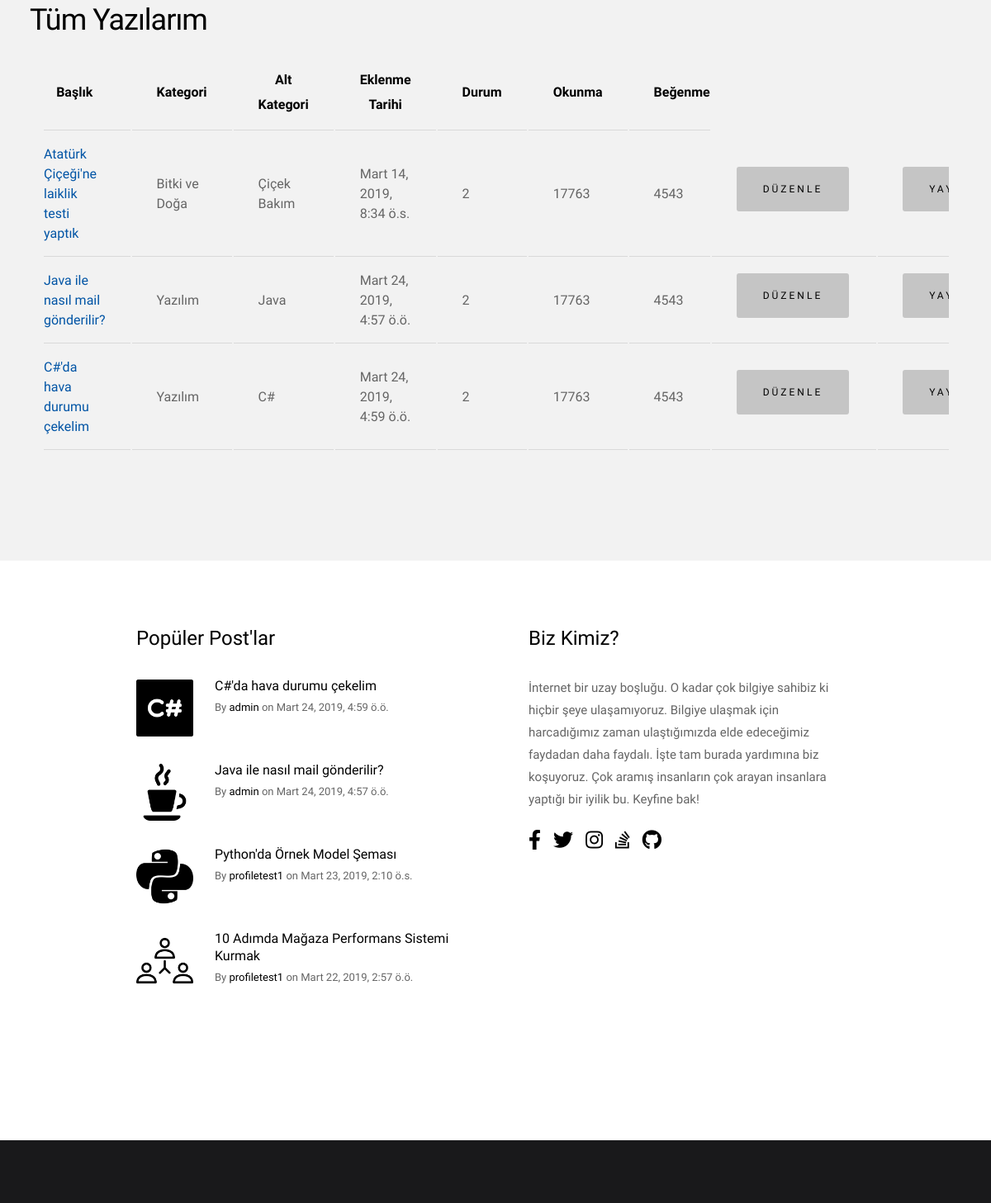
The page /my_profile/ (signed in, middle part) on the database as committed earlier.
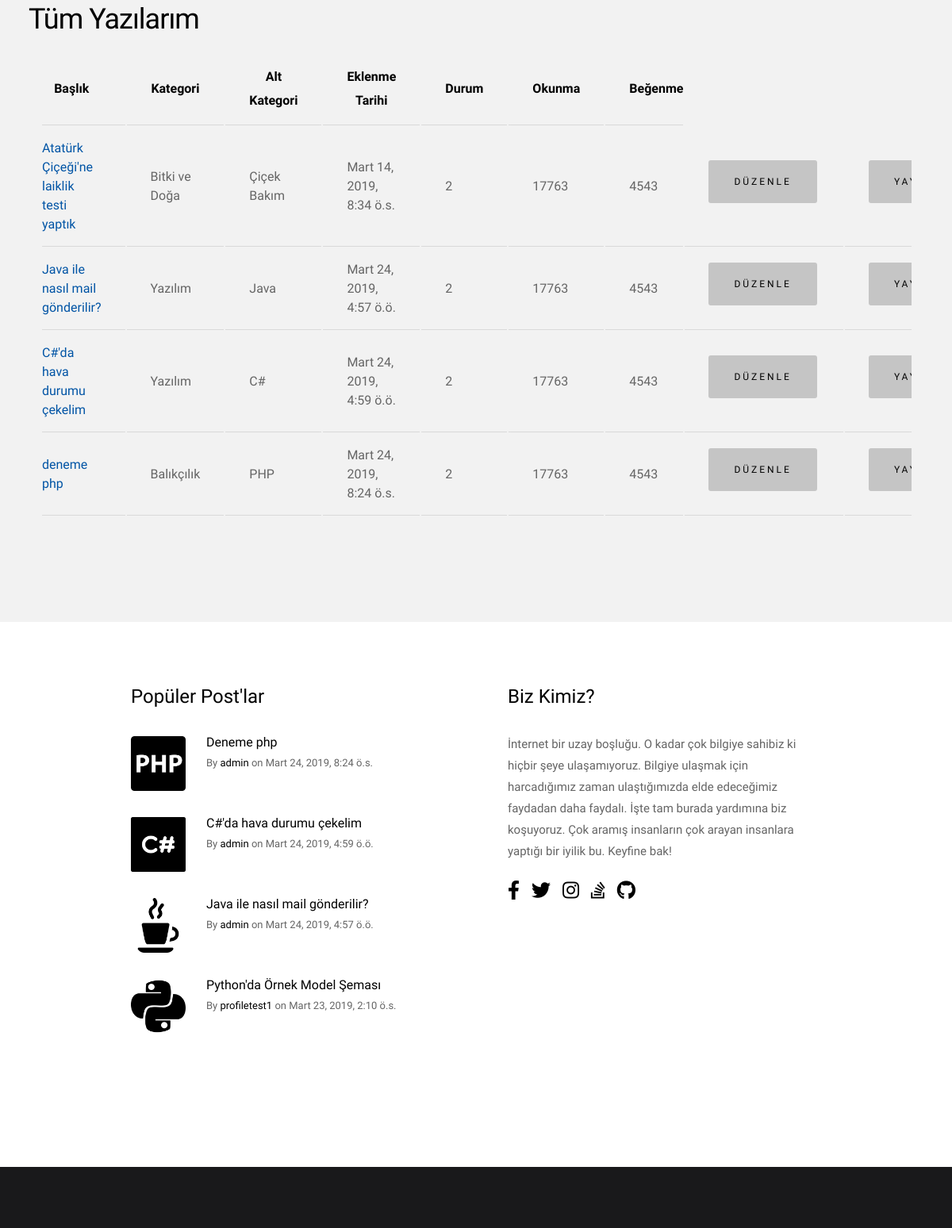
The same page on the database as committed later.
### blog/models.py (models this page shows, shortened)
class Post(models.Model):
    author = models.ForeignKey("auth.User", on_delete=models.CASCADE, verbose_name="Author")
    category = models.ForeignKey("Category", on_delete=models.CASCADE, verbose_name="Category Name")
    sub_category = models.ForeignKey("SubCategory", on_delete=models.CASCADE, verbose_name="Sub-Category Name",
                                     related_name="sub_category")
    title = models.CharField(max_length=50, verbose_name="Post Title")
    slug = models.SlugField(max_length=55, blank=True, null=True)
    description = RichTextField(max_length=100000, null=False)
    image = models.ImageField(upload_to='story_images/', null=True, blank=True,
                              default='')
    created_date = models.DateTimeField(auto_now_add=True, verbose_name="Created Date")
    updated_date = models.DateTimeField(blank=True, null=True, verbose_name="Updated Date")
    verified_date = models.DateTimeField(auto_now_add=True, verbose_name="Verified Date")
    STATUS_DRAFT = 1
    STATUS_PUBLISHED = 2
    STATUS_ARCHIVED = 3
    STATUS_DEACTIVATED = 4
    STATUSES = (
        (STATUS_DRAFT, 'Taslak'),
        (STATUS_PUBLISHED, 'Yayında'),
        (STATUS_ARCHIVED, 'Arşivlendi'),
        (STATUS_DEACTIVATED, 'Kaldırıldı')
    )
    active_post = models.SmallIntegerField(choices=STATUSES, default="2")
    tag = models.ManyToManyField(SubCategory)

class Category(models.Model):
    category_name = models.CharField(max_length=50, verbose_name="Category Name")
    def __str__(self):
        return self.category_name

class SubCategory(models.Model):
    category_name = models.ForeignKey(Category, on_delete=models.CASCADE, null=True, related_name='subcategories')
    sub_category_name = models.CharField(max_length=50, verbose_name="Sub-Category Name")
    sub_category_image = models.FileField(upload_to='sub_category_images/', null=True, blank=True)
    def __str__(self):
        return self.sub_category_name

### base_pages/views.py (the view)
# urls.py: path('my_profile/', base_pages_view.my_profile, name="my_profile"),
@login_required
def my_profile(request):
    posts = Post.objects.filter(author=request.user)
    context = {
        "posts": posts
    }
    return render(request, "profile_pages/my_profile.html", context)

### base_pages/views.py (called while the page is built)
def categories(request):
    categories = Category.objects.all()
    context = {
        "categories": categories,
    }
    return context

def footerpost(request):
    footer_post = Post.objects.filter(active_post="2").order_by('-created_date')
    context = {
        "footer_post": footer_post,
    }
    return context

### blog/templatetags/my_filters.py (called while the page is built)
@register.filter()
def upfirstletter(value):
    first = value[0] if len(value) > 0 else ''
    remaining = value[1:] if len(value) > 1 else ''
    return first.upper() + remaining

### templates/profile_pages/my_profile.html (shortened to what this page needs)
{% extends "base/layout.html" %}
{% load static %}
{% block body %}
    <section class="s-content" style="padding-top: 0px">
        <section id="styles" class="s-styles">
            <br>
            <div class="row add-bottom">
                <h1>Tüm Yazılarım</h1>
                <div class="col-twelve">
                    <div class="table-responsive">
                        <table>
                            <thead>
                            <tr>
                                <th style="text-align: center">Başlık</th>
                                <th style="text-align: center">Kategori</th>
                                <th style="text-align: center">Alt Kategori</th>
                                <th style="text-align: center">Eklenme Tarihi</th>
                                <th style="text-align: center">Durum</th>
                                <th style="text-align: center">Okunma</th>
                                <th style="text-align: center">Beğenme</th>
                            </tr>
                            </thead>
                            <tbody>
                            {% for post in posts %}
                                <tr>
                                    <td><a href="{% url 'posts:detail' slug=post.slug %}">{{ post.title }}</a></td>
                                    <td>{{ post.category }}</td>
                                    <td>{{ post.sub_category }}</td>
                                    <td>{{ post.created_date }}</td>
                                    <td>{{ post.active_post }}</td>
                                    <td>17763</td>
                                    <td>4543</td>
                                    <td><a href="{% url 'posts:update' slug=post.slug %}"
                                           class="btn btn-info">Düzenle</a></td>
                                    <td><a href="{% url 'posts:delete' slug=post.slug %}" class="btn btn-info">Yayından Kaldır</a>
                                    </td>
                                </tr>
                            {% endfor %}
                            </tbody>
                        </table>
                    </div>
                </div>
            </div>
        </section>
    </section>
{% endblock body %}

### templates/base/layout.html (shortened to what this page needs)
<!DOCTYPE html>
{% load static %}
<head>
    {% include 'base/components/head.html' %}
</head>
<body>
{% include 'base/components/navbar.html' %}
<div id="all">
    {% block body %}
    {% endblock body %}
</div>
{% include 'base/components/s-extra-footer-top.html' %}
{% include 'base/components/footer.html' %}
{% include 'base/components/scripts.html' %}
</body>

### templates/base/components/head.html (shortened to what this page needs)
{% load static %}
<link rel="stylesheet" href="{% static 'css/base.css' %}">
<link rel="stylesheet" href="{% static 'css/vendor.css' %}">
<link rel="stylesheet" href="{% static 'css/main.css' %}">

### templates/base/components/navbar.html (shortened to what this page needs)
{% load static %}
<body id="top">
    {% url 'index' as current_url %}

### templates/base/components/s-extra-footer-top.html
{% load static %}
{% load my_filters %}
<section class="s-extra">
    <div class="row top">
        <div class="col-eight md-six tab-full popular">
            <h3>Popüler Post'lar</h3>
            <div class="block-1-2 block-m-full popular__posts">
                {% for post in footer_post|slice:":6" %}
                    <article class="col-block popular__post">
                        <a href="#0" class="popular__thumb">
                            <img src="{{ post.sub_category.sub_category_image.url }}" alt="">
                        </a>
                        <h5><a href="{% url 'posts:detail' slug=post.slug %}">{{ post.title|safe|upfirstletter }}</a></h5>
                        <section class="popular__meta">
                            <span class="popular__author"><span>By</span> <a href="{% url 'user:profile' slug=post.author %}">{{ post.author }}</a></span>
                            <span class="popular__date"><span>on</span> <time
                                    datetime="2017-12-19">{{ post.created_date }}</time></span>
                        </section>
                    </article>
                {% endfor %}
            </div>
        </div>
        <div class="col-four md-six tab-full about">
            <h3>Biz Kimiz?</h3>
            <p>
                İnternet bir uzay boşluğu. O kadar çok bilgiye sahibiz ki hiçbir şeye ulaşamıyoruz. Bilgiye ulaşmak için
                harcadığımız zaman ulaştığımızda elde edeceğimiz faydadan daha faydalı. İşte tam burada
                yardımına biz koşuyoruz. Çok aramış insanların çok arayan insanlara yaptığı bir iyilik bu. Keyfine bak!
            </p>
            <ul class="about__social">
                <li>
                    <a href="" target="_blank"><i class="fab fa-facebook-f"></i></a>
                </li>
                <li>
                    <a href="https://twitter.com/kolayinibul" target="_blank"><i class="fab fa-twitter"></i></a>
                </li>
                <li>
                    <a href="https://www.instagram.com/kolayinibul" target="_blank"><i class="fab fa-instagram"></i></a>
                </li>
                <li>
                    <a href="#0" target="_blank"><i class="fab fa-stack-overflow"></i></a>
                </li>
                <li>
                    <a href="" target="_blank"><i class="fab fa-github"></i></a>
                </li>
            </ul>
        </div>
    </div>
</section>

### templates/base/components/footer.html (shortened to what this page needs)
{% load static %}
<footer class="s-footer">
</footer>

### templates/base/components/preloader.html (shortened to what this page needs)
{% load static %}

### templates/base/components/scripts.html (shortened to what this page needs)
{% load static %}
<link rel="stylesheet"
      href="//cdnjs.cloudflare.com/ajax/libs/highlight.js/9.15.6/styles/default.min.css">
<link rel="stylesheet"
      href="//cdn.jsdelivr.net/gh/highlightjs/cdn-release@9.15.6/build/styles/default.min.css">
<link rel="stylesheet"
      href="//cdnjs.cloudflare.com/ajax/libs/highlight.js/9.12.0/styles/default.min.css">
<link rel="stylesheet" href="https://use.fontawesome.com/releases/v5.8.1/css/all.css">

### static/css/base.css (style rules this page uses)
body { margin: 0; }
article, aside, footer, header, nav, section { display: block; }
h1 { font-size: 2em; margin: 0.67em 0; }
img { border-style: none; }
*, *::before, *::after { box-sizing: inherit; }
body { font-weight: normal; line-height: 1; word-wrap: break-word; text-rendering: optimizeLegibility; -webkit-overflow-scrolling: touch; -webkit-text-size-adjust: none; }
body, input, button { -moz-osx-font-smoothing: grayscale; -webkit-font-smoothing: antialiased; }
img, video { max-width: 100%; height: auto; }
h1, h2, h3, h4, h5, h6 { -webkit-font-smoothing: auto; -webkit-font-smoothing: antialiased; -webkit-font-variant-ligatures: common-ligatures; -moz-font-variant-ligatures: common-ligatures; font-variant-ligatures: common-ligatures; text-rendering: optimizeLegibility; }
em, i { font-style: italic; line-height: inherit; }
ol, ul { list-style: none; }
li { display: block; }
a img { border: none; }
.row { width: 94%; max-width: 1200px; margin: 0 auto; }
.row:after { content: ""; display: table; clear: both; }
[class*="col-"] { float: left; padding: 0 20px; }
.col-four, .col-1-3 { width: 33.33333%; }
.col-eight, .col-2-3 { width: 66.66667%; }
.col-twelve, .col-full { width: 100%; }
@media only screen and (max-width: 1200px) { [class*="col-"] { padding: 0 15px; } }
@media only screen and (max-width: 1200px) { .md-six, .md-1-2 { width: 50%; } }
[class*="block-"]:after { content: ""; display: table; clear: both; }
.block-1-2 .col-block { width: 50%; }
.block-1-6 .col-block:nth-child(6n + 1), .block-1-5 .col-block:nth-child(5n + 1), .block-1-4 .col-block:nth-child(4n + 1), .block-1-3 .col-block:nth-child(3n + 1), .block-1-2 .col-block:nth-child(2n + 1) { clear: both; }
@media only screen and (max-width: 1200px) { .block-m-full .col-block { width: 100%; clear: both; } }
@media only screen and (max-width: 1200px) { [class*="block-m-"] .col-block:nth-child(n) { clear: none; } }
.add-bottom { margin-bottom: 3rem !important; }

Rows that differ between the two databases and show on the page:
no longer on this page (row unchanged): Post: sub_category.sub_category_image (picture), title|upfirstletter "10 Adımda Mağaza Performans Sistemi Kurmak", author "profiletest1", created_date "Mart 22, 2019, 2:57 ö.ö.", shown under "Popüler Post'lar"
added Post: title "deneme php", category "Balıkçılık", sub_category "PHP", created_date "Mart 24, 2019, 8:24 ö.s.", active_post "2", sub_category.sub_category_image (picture), title|upfirstletter "Deneme php", author "admin"
